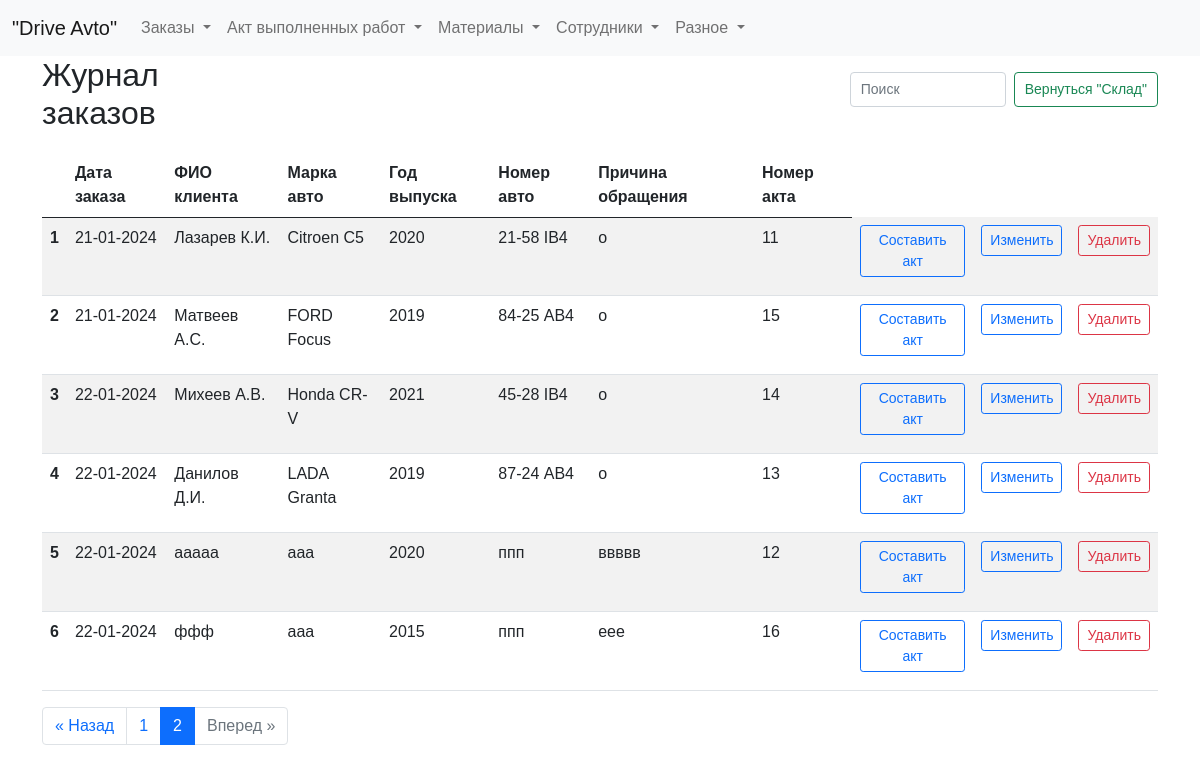
Before: /zhurnal?page=2 with the older database file.
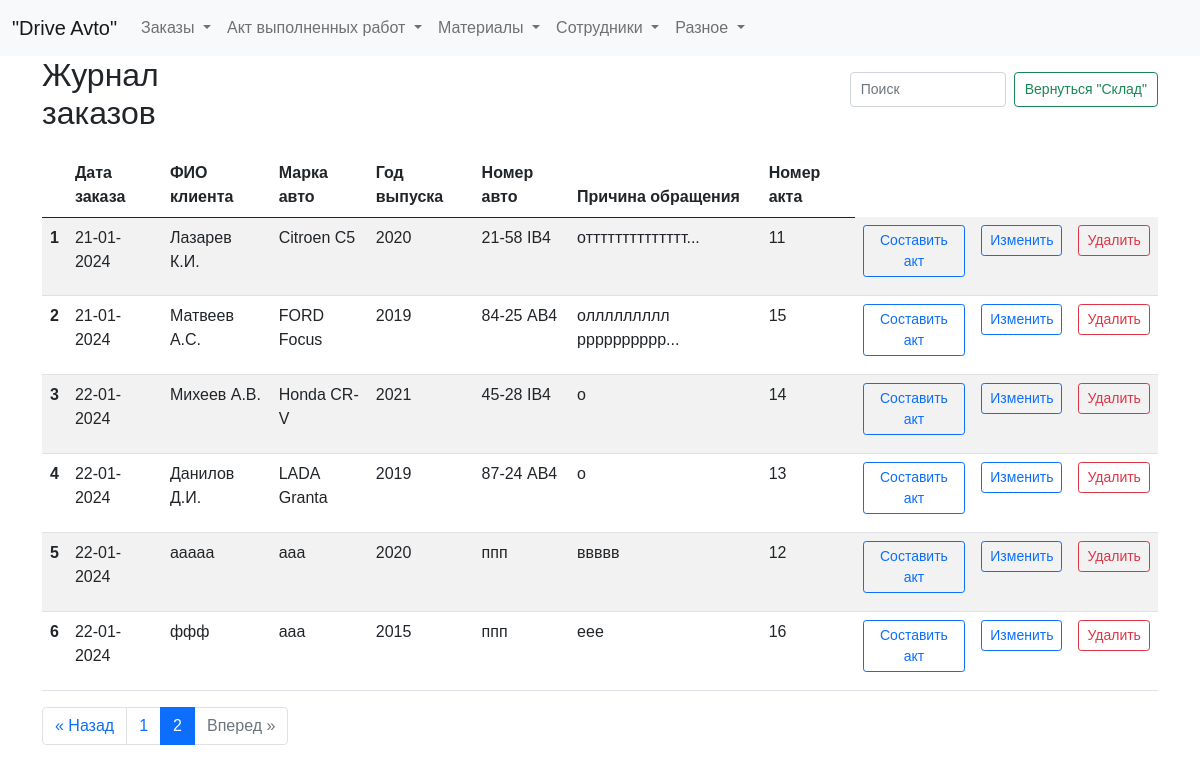
After: the same page with the newer database file.
### tables this page shows
CREATE TABLE log (
id integer PRIMARY KEY AUTOINCREMENT,
date_order text NOT NULL,
name_customer text NOT NULL,
brand_car text NOT NULL,
year_car text NOT NULL,
number_car text NOT NULL,
text_order text NOT NULL,
id_act integer
);

### fcompany.py (the view)
@app.route("/zhurnal")
def showZhurnal():
    page = request.args.get('page', 1, type=int)
    per_page = 10  # Количество элементов на странице
    log_query = dbase.getLog()  # Получаем все элементы журнала
    for row in log_query:
        row['entry_id'] = row['id']
    total_items = len(log_query)  # Получаем общее количество элементов
    total_pages = ceil(total_items / per_page)  # Вычисляем общее количество страниц
    start_index = (page - 1) * per_page
    end_index = start_index + per_page
    log = log_query[start_index:end_index]  # Получаем элементы текущей страницы
    pagination = {
        'page': page,
        'per_page': per_page,
        'total_pages': total_pages,
        'total_items': total_items
    }
    return render_template("zhurnal.html", title="Журнал", log=log, pagination=pagination)

### FDataBase.py (called while the page is built)
    def getLog(self):
        sql = '''SELECT * FROM log'''
        try:
            self.__cur.execute(sql)
            res = self.__cur.fetchall()
            log_list = [dict(row) for row in res]
            if log_list: return log_list
        except:
            print("Ошибка чтения из БД")
        return []

### fcompany.py (called while the page is built)
def connect_db():  # общая функция для установления соединения с БД
    conn = sqlite3.connect(app.config['DATABASE'])
    conn.row_factory = sqlite3.Row  # записи будут представлены не в виде кортежей, а в виде словаря (для исп в шаблонах)
    return conn

def get_db():
    if not hasattr(g, 'link_db'):
        g.link_db = connect_db()
    return g.link_db

@app.before_request
def before_request():
    global dbase
    db = get_db()
    dbase = FDataBase(db)

### templates/zhurnal.html (shortened to what this page needs)
{% extends 'base.html' %}
{% block content %}
<div class="header-container">
  <h2>Журнал заказов</h2>
  <form class="d-flex search-form" role="search">
    <input class="form-control me-2 narrow-search" type="search" id="searchInput" placeholder="Поиск" aria-label="Search">
    <button class="btn btn-outline-success narrow-button" type="submit">Вернуться "Склад"</button>
  </form>
</div>
<div class="table-responsive">
<table id="myTable" class="table table-striped">
  <thead>
    <tr>
      <th scope="col"></th>
      <th scope="col">Дата заказа</th>
      <th scope="col">ФИО клиента</th>
      <th scope="col">Марка авто</th>
      <th scope="col">Год выпуска</th>
      <th scope="col">Номер авто</th>
      <th scope="col" id="fixed-col-6">Причина обращения</th>
      <th scope="col">Номер акта</th>
    </tr>
  </thead>
  <tbody>
    {% for row in log %}
    <tr>
      <th scope="row">{{ loop.index }}</th>
      <td>{{ row.date_order }}</td>
      <td>{{ row.name_customer }}</td>
      <td>{{ row.brand_car }}</td>
      <td>{{ row.year_car }}</td>
      <td>{{ row.number_car }}</td>
      <td>{{ row.text_order|truncate(30) }}</td>
      <td>{{ row.id_act }}</td>
      <td>
            <a href="/edit_entry_act/{{ row.id }}" class="btn btn-outline-primary btn-sm">Составить акт</a>
      </td>
      <td>
          <a href="/edit_entry/{{ row.id }}" class="btn btn-outline-primary btn-sm">Изменить</a>
      </td>
      <td>
        <form action="/delete_entry/{{ row.id }}" method="post">
            <button type="submit" class="btn btn-outline-danger btn-sm">Удалить</button>
        </form>
      </td>
    </tr>
    {% endfor %}
  </tbody>
</table>
</div>
{% if pagination.total_items > pagination.per_page %}
<nav aria-label="Page navigation">
  <ul class="pagination justify-content-center">
    {% if pagination.page > 1 %}
      <li class="page-item"><a class="page-link" href="{{ url_for('showZhurnal', page=pagination.page-1) }}">&laquo; Назад</a></li>
    {% else %}
      <li class="page-item disabled"><span class="page-link">&laquo; Назад</span></li>
    {% endif %}
    {% for page_num in range(1, pagination.total_pages+1) %}
      {% if page_num == pagination.page %}
        <li class="page-item active"><span class="page-link">{{ page_num }}</span></li>
      {% else %}
        <li class="page-item"><a class="page-link" href="{{ url_for('showZhurnal', page=page_num) }}">{{ page_num }}</a></li>
      {% endif %}
    {% endfor %}
    {% if pagination.page < pagination.total_pages %}
      <li class="page-item"><a class="page-link" href="{{ url_for('showZhurnal', page=pagination.page+1) }}">Вперед &raquo;</a></li>
    {% else %}
      <li class="page-item disabled"><span class="page-link">Вперед &raquo;</span></li>
    {% endif %}
  </ul>
</nav>
{% endif %}
{% endblock %}

Changed rows visible on the page:
changed log "Лазарев К.И.": text_order "о" → "отттттттттттттт..."
changed log "Матвеев А.С.": text_order "о" → "оллллллллл рррррррррр..."
